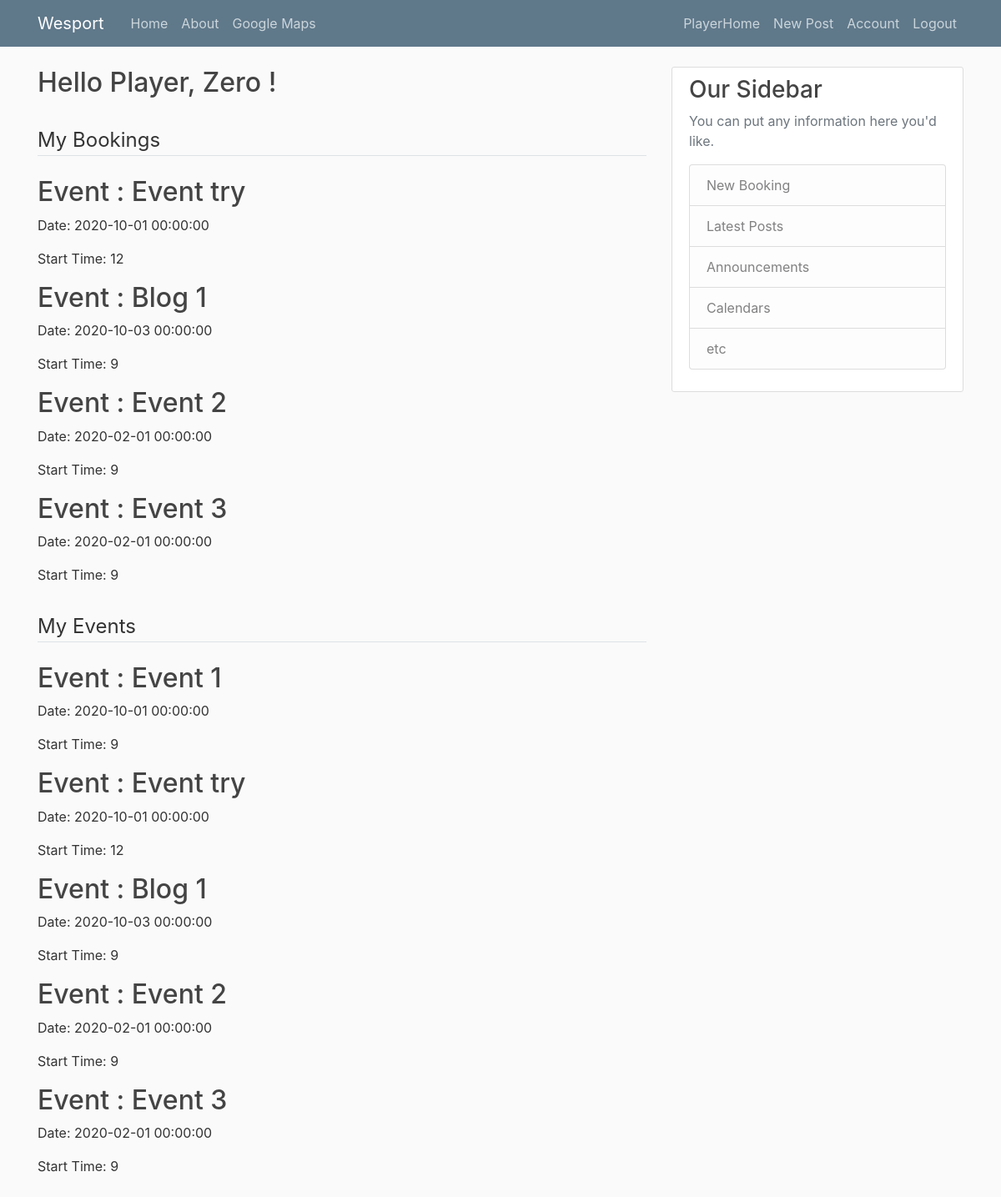
/player_home (signed in), run on the app's committed database.
### wesport/models.py (models this page shows, shortened)
class Player(db.Model):
    id = db.Column(db.Integer, primary_key=True)
    name = db.Column(db.String(60), nullable=False)
    surname = db.Column(db.String(60), nullable=False)
    gender = db.Column(db.String(10), nullable=False)
    phone_number = db.Column(db.String(20), unique=True, nullable=False)
    address = db.Column(db.String(60), nullable=False)
    birthdate = db.Column(db.Date, nullable=False)
    subscription_date = db.Column(db.Date, nullable=False, default=datetime.utcnow)
    image_file = db.Column(db.String(20), nullable=False, default='default.jpg')
    user_id = db.Column(db.Integer, db.ForeignKey('user.id'), nullable=False)
    booking = db.relationship('Booking', backref='booker', lazy=True)

class Booking(db.Model):
    id = db.Column(db.Integer, primary_key=True)
    title = db.Column(db.String(64), nullable=False, unique=False)
    date = db.Column(db.DateTime, nullable=False)
    startTime = db.Column(db.Integer, nullable=False)
    endTime = db.Column(db.Integer, nullable=False)  # should be calculated with startTime and duration
    duration = db.Column(db.Integer, nullable=False)
    booker_id = db.Column(db.Integer, db.ForeignKey('player.id'), nullable=False)
    field_id = db.Column(db.Integer, db.ForeignKey('field.id'), nullable=False)

class Participants(db.Model):
    id = db.Column(db.Integer, primary_key=True)
    booking = db.Column(db.Integer, db.ForeignKey('booking.id'))
    player = db.Column(db.Integer, db.ForeignKey('player.id'))
    event = db.relationship('Booking', backref='booking', lazy=True)

### wesport/player/routes.py (the view)
@player.route("/player_home")
def player_home():
    if current_user.is_authenticated:
        if current_user.urole == 'Club':
            return redirect(url_for('club.club_home'))
    player = Player.query.filter_by(user_id=current_user.id).first()
    bookings = Booking.query.filter_by(booker_id=current_user.id)
    events = db.session.query(Booking).join(Participants)\
        .add_columns(Participants.player, Booking.title, Booking.date, Booking.startTime, Booking.id)\
        .filter(Participants.player==player.id).all()
    return render_template('player_home.html', player=player, bookings=bookings, events=events)

### wesport/models.py (called while the page is built)
@login_manager.user_loader
def load_user(user_id):
    return User.query.get(int(user_id))

### wesport/templates/player_home.html
{% extends 'layout.html' %}
{% block content %}
    <h2>Hello {{ player.name}}, {{ player.surname }} !</h2> <br>
    <fieldset class="form-group">
        <legend class="border-bottom mb-4">My Bookings</legend>
        {% for booking in bookings %}
            <div>
                <h2><a class="article-title" href="{{  url_for('player.event', event_id=booking.id) }}" target="_blank">Event : {{  booking.title }}</a></h2>
                <p class="article-content">Date: {{ booking.date }}</p>
                <p class="article-content">Start Time: {{ booking.startTime }}</p>
            </div>
        {% endfor %}
    </fieldset>
    <fieldset class="form-group">
        <legend class="border-bottom mb-4">My Events</legend>
        {% for event in events %}
            <div>
                <h2><a class="article-title" href="{{  url_for('player.event', event_id=event.id) }}" target="_blank">Event : {{  event.title }}</a></h2>
                <p class="article-content">Date: {{ event.date }}</p>
                <p class="article-content">Start Time: {{ event.startTime }}</p>
            </div>
        {% endfor %}
    </fieldset>
{% endblock content %}

### wesport/templates/layout.html (shortened to what this page needs)
<!DOCTYPE html>
<html lang="en">
<head>
    <link rel="stylesheet" href="https://stackpath.bootstrapcdn.com/bootstrap/4.3.1/css/bootstrap.min.css">
    <link rel="stylesheet" type="text/css" href="{{ url_for('static', filename='main.css') }}">
</head>
<body>
    <header class="site-header">
      <nav class="navbar navbar-expand-md navbar-dark bg-steel fixed-top">
        <div class="container">
          <a class="navbar-brand mr-4" href="/">Wesport</a>
          <div class="collapse navbar-collapse" id="navbarToggle">
            <div class="navbar-nav mr-auto">
              <a class="nav-item nav-link" href="{{ url_for('main.home') }}">Home</a>
              <a class="nav-item nav-link" href="{{ url_for('main.about') }}">About</a>
              <a class="nav-item nav-link" href="https://www.google.com/maps" target="_blank">Google Maps</a>
            </div>
            <div class="navbar-nav">
                {% if current_user.is_authenticated %}
                    {% if current_user.urole == 'Player' %}
                        <a class="nav-item nav-link" href="{{ url_for('player.player_home') }}">PlayerHome</a>
                    {% else %}
                        <a class="nav-item nav-link" href="{{ url_for('club.club_home') }}">ClubHome</a>
                    {% endif %}
                    <a class="nav-item nav-link" href="{{ url_for('posts.new_post') }}">New Post</a>
                    <a class="nav-item nav-link" href="{{ url_for('main.account') }}">Account</a>
                    <a class="nav-item nav-link" href="{{ url_for('main.logout') }}">Logout</a>
                {% else %}
                    <a class="nav-item nav-link" href="{{ url_for('main.login') }}">Login</a>
                    <a class="nav-item nav-link" href="{{ url_for('main.register') }}">Register</a>
                {% endif %}
            </div>
          </div>
        </div>
      </nav>
    </header>
    <main role="main" class="container">
      <div class="row">
        <div class="col-md-8">
            {% block content %}{% endblock %}
        </div>
        <div class="col-md-4">
          <div class="content-section">
            <h3>Our Sidebar</h3>
            <p class='text-muted'>You can put any information here you'd like.
              <ul class="list-group">
                {% if current_user.is_authenticated %}
                    {% if current_user.urole == 'Club' %}
                        <a class="list-group-item list-group-item-light" href="{{ url_for('club.add_field') }}">Add Field</a>
                        <li class="list-group-item list-group-item-light">Latest Posts</li>
                        <li class="list-group-item list-group-item-light">Announcements</li>
                        <li class="list-group-item list-group-item-light">Calendars</li>
                        <li class="list-group-item list-group-item-light">etc</li>
                    {% else %}
                        <a class="list-group-item list-group-item-light" href="{{ url_for('player.new_booking') }}">New Booking</a>
                        <li class="list-group-item list-group-item-light">Latest Posts</li>
                        <li class="list-group-item list-group-item-light">Announcements</li>
                        <li class="list-group-item list-group-item-light">Calendars</li>
                        <li class="list-group-item list-group-item-light">etc</li>
                    {% endif %}
                {% else %}
                    <li class="list-group-item list-group-item-light">Latest Posts</li>
                    <li class="list-group-item list-group-item-light">Announcements</li>
                    <li class="list-group-item list-group-item-light">Calendars</li>
                    <li class="list-group-item list-group-item-light">etc</li>
                {% endif %}
              </ul>
            </p>
          </div>
        </div>
      </div>
    </main>
</body>
</html>

### wesport/static/main.css (style rules this page uses)
body { background: #fafafa; color: #333333; margin-top: 5rem; }
h1, h2, h3, h4, h5, h6 { color: #444444; }
.bg-steel { background-color: #5f788a; }
.site-header .navbar-nav .nav-link { color: #cbd5db; }
.content-section { background: #ffffff; padding: 10px 20px; border: 1px solid #dddddd; border-radius: 3px; margin-bottom: 20px; }
.article-title { color: #444444; }
.article-content { white-space: pre-line; }

### data on the page
Player: name "Player", surname "Zero"
Booking: title "Event try", date "2020-10-01 00:00:00", startTime "12"
Booking: title "Blog 1", date "2020-10-03 00:00:00", startTime "9"
Booking: title "Event 2", date "2020-02-01 00:00:00", startTime "9"
Booking: title "Event 3", date "2020-02-01 00:00:00", startTime "9"
Participants: title "Event 1", date "2020-10-01 00:00:00", startTime "9"
Participants: title "Event try", date "2020-10-01 00:00:00", startTime "12"
Participants: title "Blog 1", date "2020-10-03 00:00:00", startTime "9"
Participants: title "Event 2", date "2020-02-01 00:00:00", startTime "9"
Participants: title "Event 3", date "2020-02-01 00:00:00", startTime "9"
